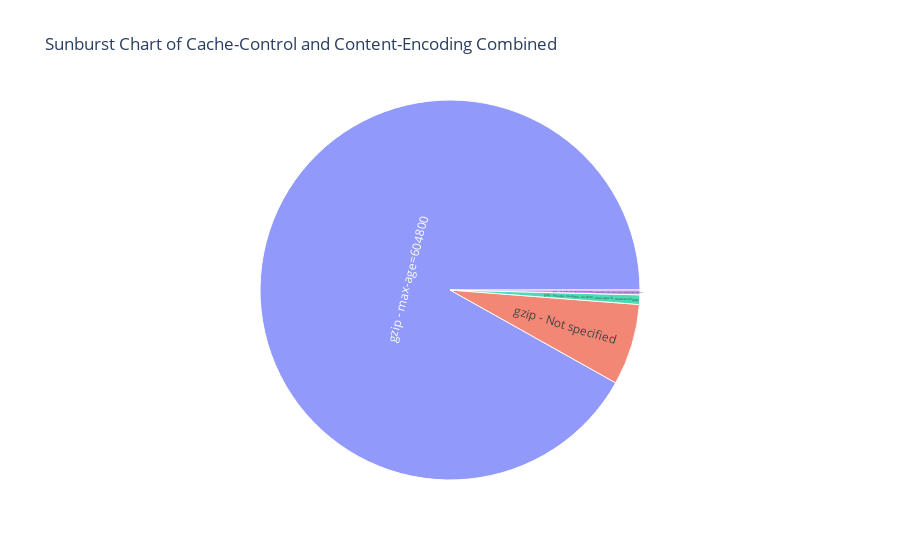

Notebook code for this chart:
### Code cell
# Replace NaN values in 'Content-Encoding' and 'Cache-Control' with 'Not specified'
data['Content-Encoding'] = data['Content-Encoding'].fillna('Not specified')
data['Cache-Control'] = data['Cache-Control'].fillna('Not specified')

# Create a new column that combines 'Content-Encoding' and 'Cache-Control'
data['Combined'] = data['Content-Encoding'] + ' - ' + data['Cache-Control']

# Now create the sunburst chart
fig = px.sunburst(data, path=['Combined'], title='Sunburst Chart of Cache-Control and Content-Encoding Combined')

# Display the plot
fig.show()
pio.write_html(fig, file='../../fam-report-site/public/Web-Analytics/sunburstcachecontrol.html', auto_open=True)

### Figure 1 — Plotly figure (JSON) as saved in the notebook; plotly's stock layout.template omitted (floating-point values rounded to 4 significant figures)
{"data": [{"branchvalues": "total", "domain": {"x": [0, 1], "y": [0, 1]}, "hovertemplate": "labels=%{label}<br>count=%{value}<br>parent=%{parent}<br>id=%{id}<extra></extra>", "ids": ["gzip - Not specified", "gzip - max-age=604800", "gzip - no-cache, max-age=0, no-store, must-revalidate, max-stale=0, post-check=0, pre-check=0", "gzip - private, no-cache, no-store, max-age=0, must-revalidate"], "labels": ["gzip - Not specified", "gzip - max-age=604800", "gzip - no-cache, max-age=0, no-store, must-revalidate, max-stale=0, post-check=0, pre-check=0", "gzip - private, no-cache, no-store, max-age=0, must-revalidate"], "name": "", "parents": ["", "", "", ""], "type": "sunburst", "values": [17, 226, 1, 2]}], "layout": {"legend": {"tracegroupgap": 0}, "title": {"text": "Sunburst Chart of Cache-Control and Content-Encoding Combined"}}}
